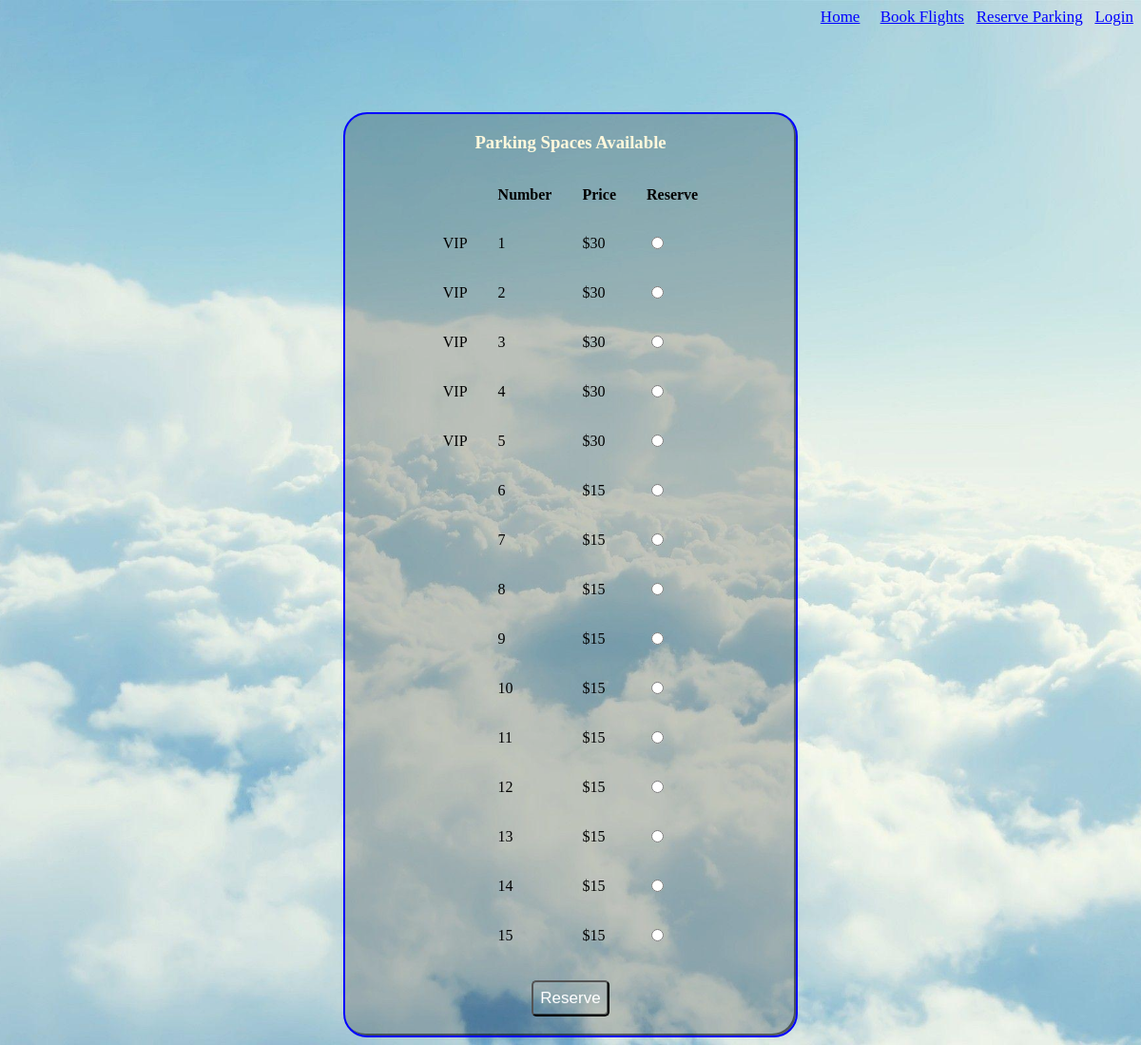
Screenshot of /parking.php with the database file from the repository.
### tables this page shows
CREATE TABLE `parking` (
  `spot_no` int(11) NOT NULL,
  `p_no` int(11) DEFAULT NULL,
  `vip` int(11) NOT NULL DEFAULT '0',
  `price` varchar(45) NOT NULL DEFAULT '0',
  PRIMARY KEY (`spot_no`),
  KEY `fk_parking_1_idx` (`p_no`),
  CONSTRAINT `fk_parking_1` FOREIGN KEY (`p_no`) REFERENCES `passenger` (`p_id`)
);

### parking.php (the view, shortened to what this page needs)
<!DOCTYPE html>
<html>
<head>
<link href="style.css" type="text/css" rel="stylesheet"/>
</head>
<body>
<?php
	include("nav.php");
	$conn = mysqli_connect("localhost","afinch6","afinch6","afinch6");
	$sql = "SELECT *
		FROM parking";
	$result = mysqli_query($conn, $sql);
	$rows = array();
	while($row = mysqli_fetch_array($result)) {
		$rows[] = $row;
	}
?>
<div id="mainarea" align="center">
<form method="post" action="parking.php">
<table align="center">
	<h3 align="center"><font color="Cornsilk" face="Times New Roman">Parking Spaces Available<font></h3>
<tr>
	<th></th>
    <th>Number</th>
	<th>Price</th>
	<th>Reserve</th>
  </tr>
	<?php
		foreach($rows as $row){
			if($row[1]!="")
				continue;
			else{
				if($row[2]==1)
					echo "<tr><td>VIP</td>";
				else
					echo "<tr><td></td>";
				echo "<td>".$row[0]."</td>";
				echo "<td>$".$row[3]."</td>";
				echo "<td><input type='radio' name='reserve' value='".$row[0]."'></button></tr>";
			}
		};
	?>
</table>
<input type='submit' id='submit' name='submit' value='Reserve'></input>
</form>
</div>
</body>
</html>

### nav.php
<!DOCTYPE html>
<html>
<head>
	<link href="style.css" type="text/css" rel="stylesheet"/>
</head>
<body>
<div id="nav" align="right">
<a href="index.php">Home</a> &nbsp; &nbsp;
<a href="book.php">Book Flights</a> &nbsp;
<a href="parking.php">Reserve Parking</a> &nbsp;
<?php
if(isset($_SESSION['user_info']))
	echo '<a href="myFlights.php">My Flights</a>';
else
	echo '<a href="login.php">Login</a>';
?>
</div>
</body>
</html>

### style.css (style rules this page uses)
html { background: url(clouds.jpg) no-repeat center center fixed; -webkit-background-size: cover; -moz-background-size: cover; -o-background-size: cover; background-size: cover; }
#mainarea { width: 40%; height: 60%; margin: auto; border-radius: 25px; border: 2px solid blue; margin-top: 90px; padding-bottom: 20px; background-color: rgba(0, 0, 0, 0.2); box-shadow: inset -2px -2px rgba(0, 0, 0, 0.5); }
#nav { font-size: 17px; }
a:link { color: blue; }
#submit { border-radius: 5px; background-color: rgba(0, 0, 0, 0); padding: 7px 7px 7px 7px; box-shadow: inset -1px -1px rgba(0, 0, 0, 0.5); font-size: 17px; margin: auto; margin-top: 20px; display: block; color: white; }
th, td { padding: 15px; text-align: left; }

### rows the page displays
parking: vip "VIP", spot_no "1", price "30"
parking: vip "VIP", spot_no "2", price "30"
parking: vip "VIP", spot_no "3", price "30"
parking: vip "VIP", spot_no "4", price "30"
parking: vip "VIP", spot_no "5", price "30"
parking: spot_no "6", price "15"
parking: spot_no "7", price "15"
parking: spot_no "8", price "15"
parking: spot_no "9", price "15"
parking: spot_no "10", price "15"
parking: spot_no "11", price "15"
parking: spot_no "12", price "15"
parking: spot_no "13", price "15"
parking: spot_no "14", price "15"
parking: spot_no "15", price "15"
